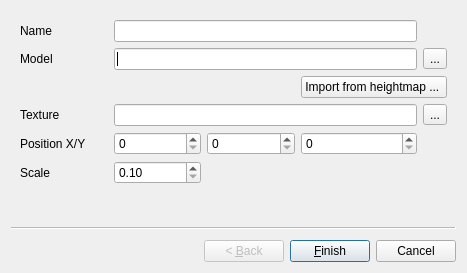
<?xml version="1.0" encoding="UTF-8"?>
<ui version="4.0">
 <class>WizardObject</class>
 <widget class="QWizard" name="WizardObject">
  <property name="geometry">
   <rect>
    <x>0</x>
    <y>0</y>
    <width>467</width>
    <height>273</height>
   </rect>
  </property>
  <property name="windowTitle">
   <string>Wizard</string>
  </property>
  <widget class="QWizardPage" name="wizardPage1">
   <layout class="QGridLayout" name="gridLayout">
    <item row="1" column="0">
     <widget class="QLabel" name="label_2">
      <property name="text">
       <string>Model</string>
      </property>
     </widget>
    </item>
    <item row="4" column="0">
     <widget class="QLabel" name="label_3">
      <property name="text">
       <string>Position X/Y</string>
      </property>
     </widget>
    </item>
    <item row="1" column="1" colspan="3">
     <widget class="QLineEdit" name="model"/>
    </item>
    <item row="0" column="0">
     <widget class="QLabel" name="label">
      <property name="text">
       <string>Name</string>
      </property>
     </widget>
    </item>
    <item row="5" column="0">
     <widget class="QLabel" name="label_6">
      <property name="text">
       <string>Scale</string>
      </property>
     </widget>
    </item>
    <item row="4" column="2">
     <widget class="QSpinBox" name="posy"/>
    </item>
    <item row="0" column="1" colspan="3">
     <widget class="QLineEdit" name="name"/>
    </item>
    <item row="1" column="4">
     <widget class="QToolButton" name="pickModel">
      <property name="text">
       <string>...</string>
      </property>
     </widget>
    </item>
    <item row="3" column="1" colspan="3">
     <widget class="QLineEdit" name="texture"/>
    </item>
    <item row="3" column="0">
     <widget class="QLabel" name="label_5">
      <property name="text">
       <string>Texture</string>
      </property>
     </widget>
    </item>
    <item row="4" column="3">
     <widget class="QSpinBox" name="posz"/>
    </item>
    <item row="5" column="1">
     <widget class="QDoubleSpinBox" name="scale">
      <property name="sizePolicy">
       <sizepolicy hsizetype="Minimum" vsizetype="Fixed">
        <horstretch>0</horstretch>
        <verstretch>0</verstretch>
       </sizepolicy>
      </property>
      <property name="minimum">
       <double>0.100000000000000</double>
      </property>
      <property name="singleStep">
       <double>0.100000000000000</double>
      </property>
     </widget>
    </item>
    <item row="3" column="4">
     <widget class="QToolButton" name="pickTexture">
      <property name="text">
       <string>...</string>
      </property>
     </widget>
    </item>
    <item row="4" column="1">
     <widget class="QSpinBox" name="posx"/>
    </item>
    <item row="2" column="3" colspan="2">
     <widget class="QPushButton" name="importHeightmap">
      <property name="text">
       <string>Import from heightmap ... </string>
      </property>
     </widget>
    </item>
   </layout>
  </widget>
 </widget>
 <tabstops>
  <tabstop>name</tabstop>
  <tabstop>model</tabstop>
  <tabstop>pickModel</tabstop>
  <tabstop>texture</tabstop>
  <tabstop>pickTexture</tabstop>
  <tabstop>posx</tabstop>
  <tabstop>posy</tabstop>
  <tabstop>scale</tabstop>
 </tabstops>
 <resources/>
 <connections/>
</ui>
